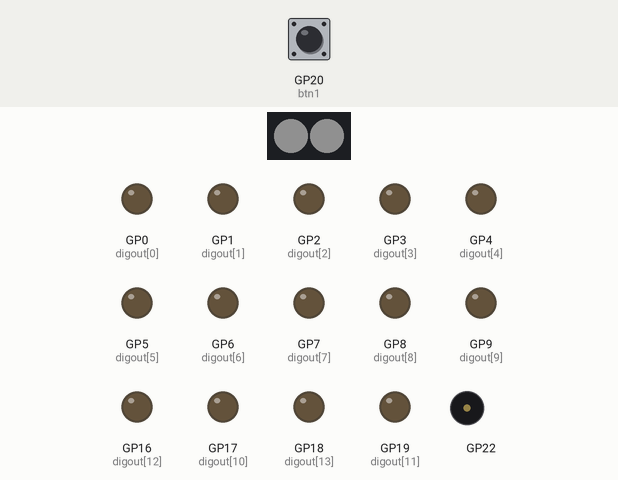
Recording of a program running on a simulated Raspberry Pi Pico running CircuitPython. On the bench: 2 RGB LEDs in strip order, left to right, output pins drawn as LEDs (lit = HIGH), buzzer (waves = sounding). Dashed ring = blinking. Inputs (shaded band) come from the test bench; at power-on: GP20 (btn1) HIGH. Dim RGB values are drawn brighter than linear.

Above: at 3.23 s.
3.7 s: GP20 (btn1) pulled LOW for 3.2 s
At 3.96 s:
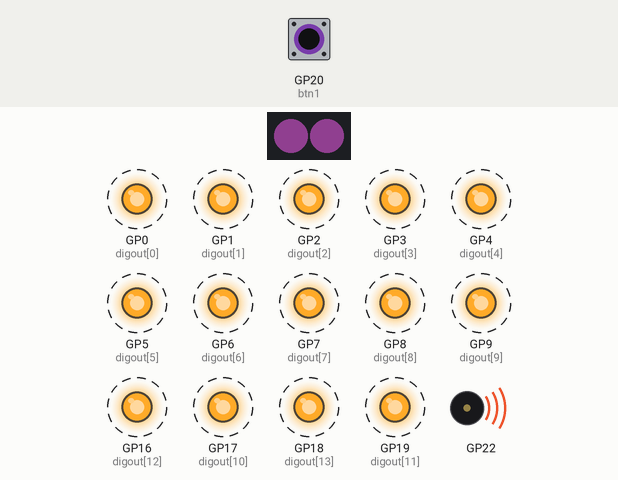
8.4 s: GP20 (btn1) pulled LOW for 0.15 s
At 8.62 s:
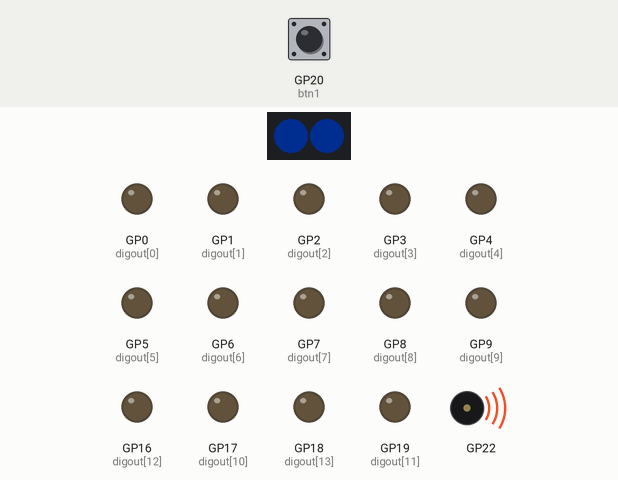
11.4 s: GP20 (btn1) pulled LOW for 1 s
At 11.64 s:
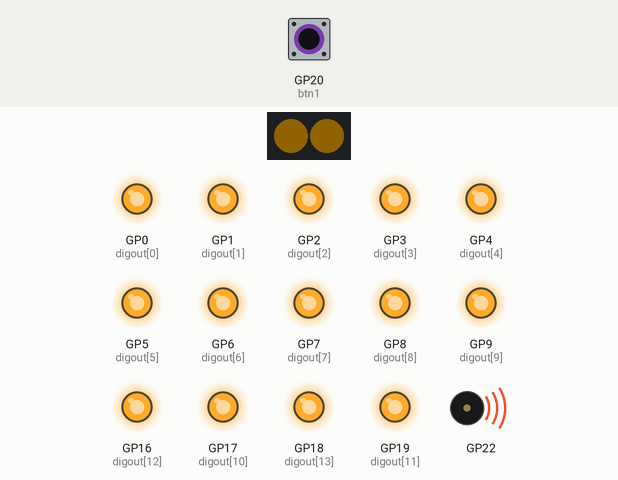
14.4 s: GP20 (btn1) pulled LOW for 0.15 s
At 16.74 s:
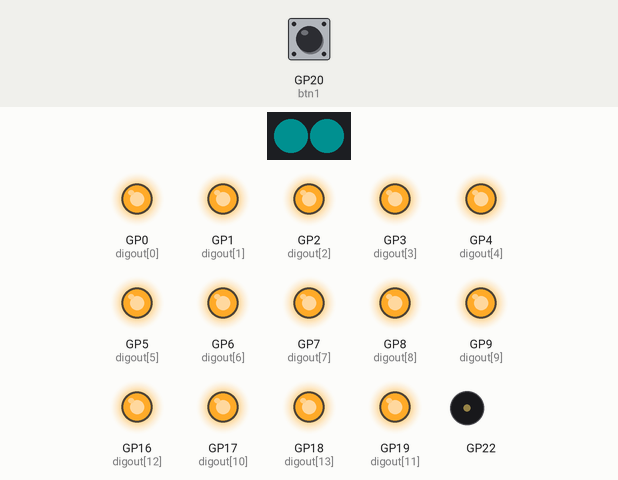
17.5 s: GP20 (btn1) driven LOW
At 18.27 s:
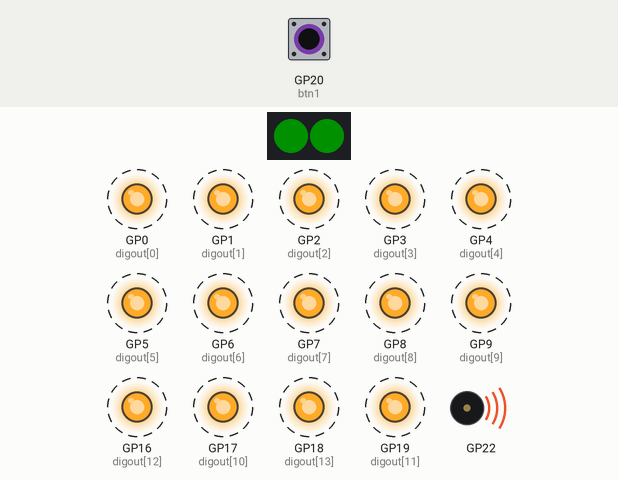
20.5 s: GP20 (btn1) driven HIGH
At 22.01 s:
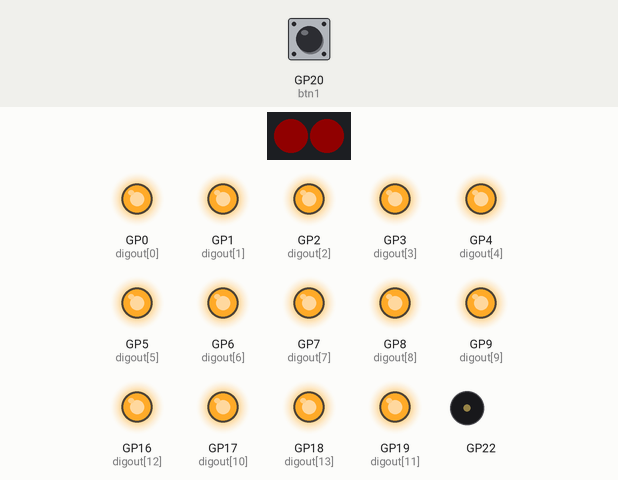
Timing chart, 0 to 24.5 s (numbered marks = the images above; inputs shaded):
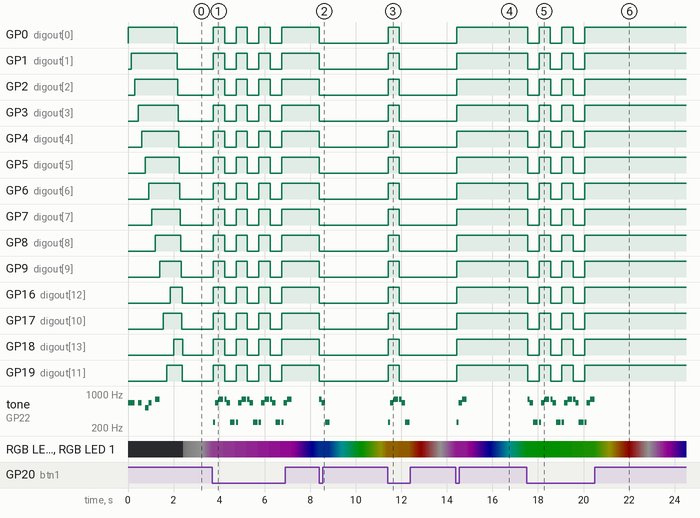

Measured:
- after the input at 3.7 s, GP0 (digout[0]), GP1 (digout[1]): alternates HIGH for 0.50 s and LOW for 0.50 s, 7 changes in all, then stays HIGH, starting at once
- after the input at 8.4 s, GP0 (digout[0]), GP1 (digout[1]): HIGH → LOW at once
- after the input at 11.4 s, GP0 (digout[0]), GP1 (digout[1]): LOW → HIGH at once, → LOW 0.50 s later
- after the input at 14.4 s, GP0 (digout[0]), GP1 (digout[1]): LOW → HIGH at once
- after the input at 17.5 s, GP0 (digout[0]), GP1 (digout[1]): alternates HIGH for 0.50 s and LOW for 0.50 s, starting after 0.05 s
- after the input at 20.5 s, GP0 (digout[0]), GP1 (digout[1]): stops changing and stays HIGH

The program:

code.py
```python
# *************************************************
# Out-of-the-box Demo for Cytron Maker Nano RP2040
#
# This demo code is written in CircuitPython and it serves
# as an easy quality check when you first receive the board.
#
# It plays a melody upon power up (slide power switch to ON)
# and shows running lights (blue LEDs) at the same time.
# Then the two RGB LEDs will animate with different colors
# while checking push buttons' state, repeatedly.
#
# Download CircuitPython .UF2 for Maker Nano RP2040 here:
# https://circuitpython.org/board/cytron_maker_nano_rp2040/
#
# Email: support@cytron.io
# *************************************************

import board
import digitalio
import neopixel
import simpleio
import time

# Initialize LEDs
# LEDs placement on Maker Nano RP2040
LED_PINS = [board.GP0,
            board.GP1,
            board.GP2,
            board.GP3,
            board.GP4,
            board.GP5,
            board.GP6,
            board.GP7,
            board.GP8,
            board.GP9,
            board.GP17,
            board.GP19,
            board.GP16,
            board.GP18]

LEDS = []
for pin in LED_PINS:
    # Set pins as digital output
    digout = digitalio.DigitalInOut(pin)
    digout.direction = digitalio.Direction.OUTPUT
    LEDS.append(digout)

# Initialize Neopixel RGB LEDs
pixels = neopixel.NeoPixel(board.GP11, 2)
pixels.fill(0)

# Melody
MELODY_NOTE = [659, 659, 0, 659, 0, 523, 659, 0, 784]
MELODY_DURATION = [0.15, 0.15, 0.15, 0.15, 0.15, 0.15, 0.15, 0.15, 0.2]

# Define pin connected to piezo buzzer
PIEZO_PIN = board.GP22

# Initialize buttons
btn1 = digitalio.DigitalInOut(board.GP20)
btn1.direction = digitalio.Direction.INPUT
btn1.pull = digitalio.Pull.UP

# -------------------------------------------------
# ON START: Show running light and play melody
# -------------------------------------------------
for i in range(len(LEDS)):
    LEDS[i].value = True

    if i < len(MELODY_NOTE):
        # Play melody tones
        simpleio.tone(PIEZO_PIN, MELODY_NOTE[i], duration=MELODY_DURATION[i])
    else:
        # Light up the remainding LEDs
        time.sleep(0.15)

# Turn off LEDs one-by-one very quickly
for i in range(len(LEDS)):
    LEDS[i].value = False
    time.sleep(0.02)


color = 0
state = 0

# -------------------------------------------------
# FOREVER LOOP: Check buttons & animate RGB LEDs
# -------------------------------------------------
while True:

    # Check button 1 (GP20)
    if not btn1.value:  # button 1 pressed

        # Toggle LEDs
        if LEDS[0].value == True:
            # Turn off all LEDs
            for i in range(len(LEDS)):
                LEDS[i].value = False

            # Play tones
            simpleio.tone(PIEZO_PIN, 784, duration=0.1)
            simpleio.tone(PIEZO_PIN, 659, duration=0.15)
            simpleio.tone(PIEZO_PIN, 262, duration=0.2)

        else:
            # Light up all LEDs
            for i in range(len(LEDS)):
                LEDS[i].value = True

            # Play tones
            simpleio.tone(PIEZO_PIN, 262, duration=0.1)
            simpleio.tone(PIEZO_PIN, 659, duration=0.15)
            simpleio.tone(PIEZO_PIN, 784, duration=0.2)


    # Animate RGB LEDs
    if state == 0:
        if color < 0x101010:
            color += 0x010101   # increase rgb colors to 0x10 each
        else:
            state += 1
    elif state == 1:
        if (color & 0x00FF00) > 0:
            color -= 0x000100   # decrease green to zero
        else:
            state += 1
    elif state == 2:
        if (color & 0xFF0000) > 0:
            color -= 0x010000   # decrease red to zero
        else:
            state += 1
    elif state == 3:
        if (color & 0x00FF00) < 0x1000:
            color += 0x000100   # increase green to 0x10
        else:
            state += 1
    elif state == 4:
        if (color & 0x0000FF) > 0:
            color -= 1          # decrease blue to zero
        else:
            state += 1
    elif state == 5:
        if (color & 0xFF0000) < 0x100000:
            color += 0x010000   # increase red to 0x10
        else:
            state += 1
    elif state == 6:
        if (color & 0x00FF00) > 0:
            color -= 0x000100   # decrease green to zero
        else:
            state += 1
    elif state == 7:
        if (color & 0x00FFFF) < 0x001010:
            color += 0x000101   # increase gb to 0x10
        else:
            state = 1
    pixels.fill(color)  # fill the color on both RGB LEDs


    # Sleep to debounce buttons & change the speed of RGB color swipe
    time.sleep(0.05)
```
